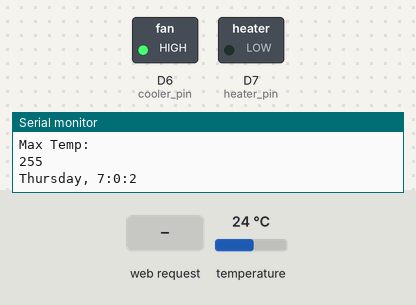
The sketch below on a simulated ESP8266 (Wemos D1 mini). Parts: switched loads named in the sketch (green lamp = pin HIGH), the last lines printed to the serial monitor. The inputs (shaded band) are chosen by the test bench; at power-on: temperature 24 °C. WiFi joins after 1.5 s; servers stay silent unless stated; the local clock reads 2024-03-15 10:24:30 at power-on unless the sketch sets it; EEPROM starts erased.

Above: at 2.7 s.
2.8 s: HTTP request GET /saved received
At 5.2 s:
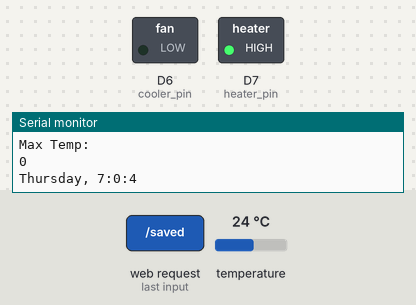
5.5 s: HTTP request GET /saved?myText=120 received
At 7.0 s:
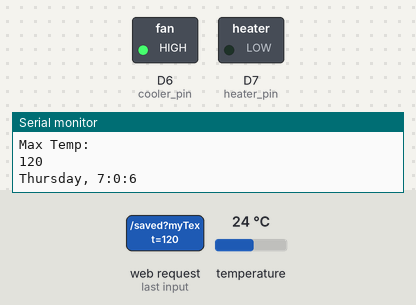
8.1 s: HTTP request GET /saved?myText=1 received
At 10.1 s:
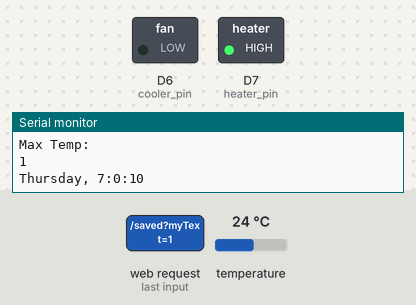
Timing chart, 0 to 11.6 s (numbered marks = the images above; inputs shaded):
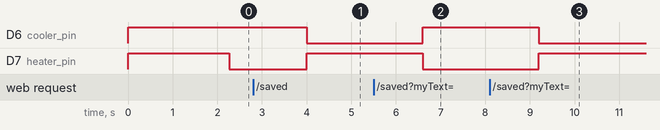

The sketch:

newtensd1.ino
```cpp
// (licence header left out)
/* Include arduino libraries */
#include <ESP8266WiFi.h>
#include <WiFiClient.h>
#include <ESP8266WiFiMulti.h>
#include <ESP8266WebServer.h>
#include <OneWire.h>
#include <DallasTemperature.h>
#include <NTPClient.h>
#include <WiFiUdp.h>
#include <EEPROM.h>

/* initialize public variable */
#define ONE_WIRE_PIN D2 //init onewire on pin GPIO4 (D2)

OneWire oneWire(ONE_WIRE_PIN);
DallasTemperature sensors(&oneWire);

ESP8266WiFiMulti wifiMulti;
ESP8266WebServer server(80);
//WiFiServer server(80);

const long utcOffsetInSeconds = 25200;
char daysOfTheWeek[7][12] = {"Sunday", "Monday", "Tuesday", "Wednesday", "Thursday", "Friday", "Saturday"};

// Define NTP Client to get time
WiFiUDP ntpUDP;
NTPClient timeClient(ntpUDP, "time.google.com", utcOffsetInSeconds);

//String header;

String tsensdata;
String days;
String hours;
String minutes;
String seconds;
String formattime;
String maxTemp;
String maxTempVal;

/* Initialize EEPROM Variable */
int addr = 0;

void handleRoot();
void handleNotFound();
void handleSavedSetup();

void init_wifi() {
  Serial.print("Init WiFi begin....");;
  WiFi.softAPdisconnect(false);
  WiFi.enableAP(false);
  wifiMulti.addAP("scienceexpotest", "padmanaba75");
  wifiMulti.addAP("Science Expo 2019", "padmanaba");
  int i = 0;
  //WiFi.begin(ssid, password);

  // Wait for connection
  while (wifiMulti.run() != WL_CONNECTED) {
    delay(250);
    Serial.print(".");
  }
  Serial.print("   DONE!");
  Serial.println(" ");
  Serial.print("Connected to ");
  Serial.println(WiFi.SSID());
  Serial.print("IP address: ");
  Serial.println(WiFi.localIP());
}

void init_webserver() {
  Serial.println(" ");
  Serial.print("Init Webserver....");
  server.begin();

  server.on("/", handleRoot);
  server.on("/setup", handleSetup);
  server.on("/saved", handleSavedSetup);
  server.onNotFound([](){
    server.send(404, "text/plain", "404: Not found");
  });

  Serial.print("     DONE!");
  Serial.println(" ");
  Serial.println(" ");
}

String prepareHTML() {
  String htmlPage =
    String("<head><meta name=\"viewport\" content=\"width=device-width, initial-scale=1\">\r\n") +
            "<link rel=\"icon\" href=\"data:,\">\r\n" +
            "<meta http-equiv=\"refresh\" content=\"5\">\r\n" +
            "<head>\r\n" +
            "<body>\r\n" +
            "<h1>Monitoring Industri Perikanan</h1>\r\n" +
            "<h3>Current Time:</h3>\r\n" +
            //"<p>" + days + ", " + hours + ":" + minutes + ":" + seconds + "</p>\r\n" +
            "<p>" + days + ", " + formattime + "</p>\r\n" +
            "<h3>Temperature:</h3>\r\n" +
            "<p>" + tsensdata + "C </p>\r\n" +
            "<br><br>\r\n<p>Developed with love by yosefadi and Arka Lilang W.</p>\r\n" +
            "<p>Halaman ini akan otomatis di-refresh setiap 5 detik</p>\r\n" +
            "</body>\r\n" +
            "\r\n";
  return htmlPage;
}

String prepareSetup() {
  String setupPage =
    String("<head><meta name=\"viewport\" content=\"width=device-width, initial-scale=1\">\r\n") +
            "<link rel=\"icon\" href=\"data:,\">\r\n" +
            "<head>\r\n" +
            "<body>\r\n" +
            "<h1>Pengaturan Alat</h1>\r\n" +
            "<p>Temperatur Air Maksimum</p>\r\n" +
            "<form METHOD=\"post\"action=\"/saved\">\r\n" +
            "<input type=\"text\" name=\"myText\" value=\"" + maxTempVal + "\">\r\n" +
            "<input type=\"submit\" value=\"Save\">\r\n" +
            "</form>\r\n" +
            "</body>\r\n" +
            "\r\n";
     return setupPage;
}

void setup() {
  // init system
  Serial.begin(115200);
  Serial.println("Hello! NOT FOR SALE!!!");
  Serial.println("yosefadi & arka0309");
  Serial.println(" ");
  pinMode(12, OUTPUT); // cooler pin
  pinMode(13, OUTPUT); // heater pin
  EEPROM.begin(512);

  // NC relay
  digitalWrite(13, HIGH);
  digitalWrite(12, HIGH);

  // Init WiFi
  init_wifi();

  // init WebServer
  init_webserver();
  timeClient.begin();
}

void loop() {
  sensors.requestTemperatures();
  // don't take any action while sensor isn't responding
  /*while (sensors.getTempCByIndex(0) == -127.00) {
    digitalWrite(13, HIGH);
    delay(100);
    sensors.requestTemperatures();
    Serial.println("Sensors give invalid value. Requesting temperature again!");
  }*/
  tsensdata = sensors.getTempCByIndex(0);
  Serial.println("Temperature:");
  Serial.print(tsensdata);
  Serial.println(" ");

  maxTempVal = EEPROM.read(addr+1);
  Serial.println("Max Temp: ");
  Serial.print(maxTempVal);

  float heatoff = maxTempVal.toInt() - 4;
  float heaton = maxTempVal.toInt() - 5;
  float cooloff = maxTempVal.toInt() - 3;
  float coolon = maxTempVal.toInt() + 4;

  // heater action
  if (tsensdata.toInt() > heatoff) {
    digitalWrite(13, HIGH);
  } else if ( tsensdata.toInt() < heaton ) {
    digitalWrite(13, LOW);
  }

  // cooler action
  if (tsensdata.toInt() > coolon) {
    digitalWrite(12, LOW);
  } else if ( tsensdata.toInt() < cooloff ) {
    digitalWrite(12, HIGH);
  }

  if (wifiMulti.run() != WL_CONNECTED) {
    init_wifi();
  } else {
    days = daysOfTheWeek[timeClient.getDay()];
    hours = timeClient.getHours();
    minutes = timeClient.getMinutes();
    seconds = timeClient.getSeconds();
    formattime = timeClient.getFormattedTime();

    Serial.println(" ");
    Serial.print(days);
    Serial.print(", ");
    Serial.print(hours);
    Serial.print(":");
    Serial.print(minutes);
    Serial.print(":");
    Serial.println(seconds);
    delay(100);
    server.handleClient();
  }
}

void handleRoot() {
  server.send(200, "text/html", prepareHTML());
}

void handleSetup() {
  server.send(200, "text/html", prepareSetup());
}

String prepareSaved() {
  String savedPage =
    String("<head><meta name=\"viewport\" content=\"width=device-width, initial-scale=1\">\r\n") +
            "<link rel=\"icon\" href=\"data:,\">\r\n" +
            "<head>\r\n" +
            "<body>\r\n" +
            "<h1>Settings Saved!</h1>\r\n" +
            "<a href=\"setup\">Click here to go back</a>\r\n" +
            "</body>\r\n" +
            "\r\n";
     return savedPage;
}

void handleSavedSetup() {
  maxTemp = server.arg("myText");
  Serial.println("Text received. Contents: ");
  Serial.println(maxTemp.toInt());
  EEPROM.write(addr+1, maxTemp.toInt());
  EEPROM.commit();
  Serial.println(" ");
  server.send(200, "text/html", prepareSaved());
}
```

Measured:
- after the input at 2.8 s, D6 (cooler_pin): HIGH → LOW after 1.2 s; D7 (heater_pin): LOW → HIGH after 1.2 s
- after the input at 5.5 s, D6 (cooler_pin): LOW → HIGH after 1.1 s; D7 (heater_pin): HIGH → LOW after 1.1 s
- after the input at 8.1 s, D6 (cooler_pin): HIGH → LOW after 1.1 s; D7 (heater_pin): LOW → HIGH after 1.1 s
